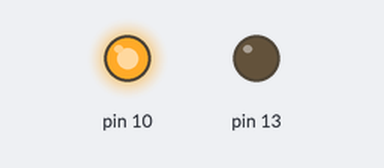
The sketch below on a simulated Arduino Uno, built with avr-gcc and run on an emulated ATmega328P. Shown: output pins drawn as LEDs (lit = HIGH).

Above: at 0.4 s.
At 1.5 s:
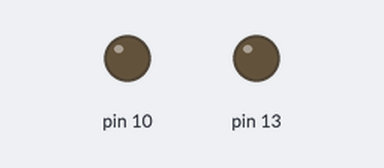
At 2.7 s:
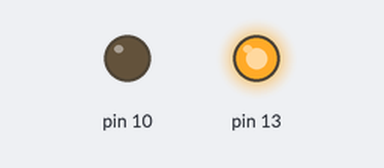
Timing chart, 0 to 5.6 s (numbered marks = the images above):
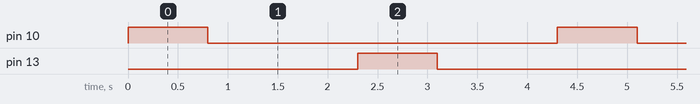

Measured:
- by itself, pin 10, pin 13: alternates HIGH for 0.80 s and LOW for 3.5 s
- by itself, everything shown: repeats every 4.3 s, in 4 steps

The sketch:

BulbTest-29-08-16.ino
```cpp
/*
  Two Bulb Test
  Bulb 1 : Pin 10
  Bulb 2 : Pin 13
 */

void setup() {
  pinMode(10,OUTPUT);
  pinMode(13, OUTPUT);
}


void loop() {
    /* Bulb 1*/
  digitalWrite(10,HIGH);
  delay(800);
  digitalWrite(10,LOW);
  delay(1500);
  /* Bulb 2*/
  digitalWrite(13, HIGH);
  delay(800);
  digitalWrite(13, LOW);
  delay(1200);
}
```
